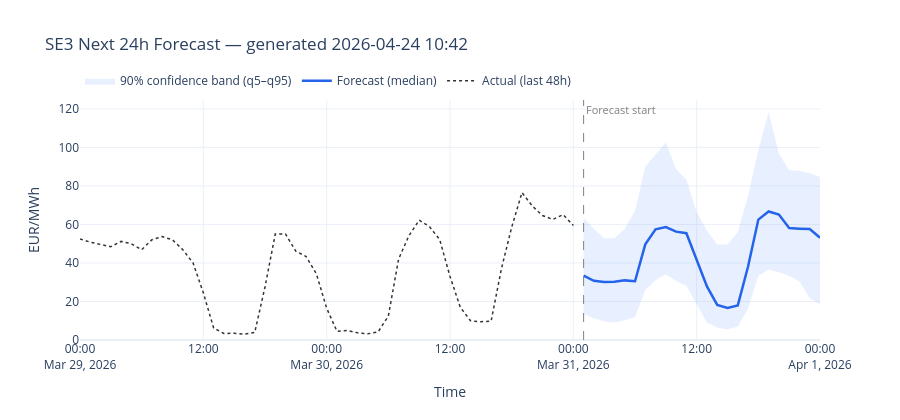

Notebook source saved alongside this figure:
### Markdown cell above
## 13. Make a forecast for the next 24 hours

### Code cell
from data_cache import fetch_weather_forecast

# ── 1. Fetch 48h weather forecast ───────────────────────────────────────────
print("Fetching weather forecast...")
weather_fc = fetch_weather_forecast(WEATHER_LAT, WEATHER_LON)
print(f"  Weather forecast: {weather_fc.index.min()} → {weather_fc.index.max()}")

# ── 2. Future timestamps: next 24h after last known price ───────────────────
last_price_ts = prices.index.max()
future_ts = pd.date_range(
    start   = last_price_ts + pd.Timedelta(hours=1),
    periods = 24,
    freq    = "h",
    tz      = "Europe/Stockholm",
)
print(f"  Forecasting: {future_ts[0]} → {future_ts[-1]}")

# ── 3. Build feature matrix row-by-row ─────────────────────────────────────
price_s = prices["price_eur_mwh"]
wind_s  = weather["windspeed_100m"] if "windspeed_100m" in weather.columns else weather["windspeed_10m"]

def _get(series, ts):
    try:    return float(series.loc[ts])
    except: return float(series.iloc[series.index.get_indexer([ts], method="nearest")[0]])

def _get_gen(col, ts):
    if gen is None or col not in gen.columns: return np.nan
    try:    return float(gen.loc[ts, col])
    except: return float(gen[col].iloc[gen.index.get_indexer([ts], method="nearest")[0]])

rows = []
for ts in future_ts:
    r = {}

    # Calendar
    r["hour"]      = ts.hour
    r["dayofweek"] = ts.dayofweek
    r["month"]     = ts.month
    r["hour_sin"]  = np.sin(2*np.pi*ts.hour/24)
    r["hour_cos"]  = np.cos(2*np.pi*ts.hour/24)
    r["month_sin"] = np.sin(2*np.pi*ts.month/12)
    r["month_cos"] = np.cos(2*np.pi*ts.month/12)
    r["dow_sin"]   = np.sin(2*np.pi*ts.dayofweek/7)
    r["dow_cos"]   = np.cos(2*np.pi*ts.dayofweek/7)
    r["season"]    = {12:1,1:1,2:1,3:2,4:2,5:2,6:3,7:3,8:3,9:4,10:4,11:4}[ts.month]
    r["is_weekend"]= int(ts.dayofweek >= 5)
    r["is_holiday"]= int(ts.normalize() in se_holidays)
    r["is_peak"]   = int(ts.hour in list(range(7,10))+list(range(17,21)))
    r["is_night"]  = int(ts.hour in [23,0,1,2,3,4,5])

    # Fourier harmonics — deterministic from timestamp
    _how = ts.dayofweek * 24 + ts.hour
    _hoy = (ts.timetuple().tm_yday - 1) * 24 + ts.hour
    for k in [1, 2, 3]:
        r[f"daily_sin_k{k}"]  = np.sin(2*np.pi*k*ts.hour / 24)
        r[f"daily_cos_k{k}"]  = np.cos(2*np.pi*k*ts.hour / 24)
        r[f"weekly_sin_k{k}"] = np.sin(2*np.pi*k*_how    / 168)
        r[f"weekly_cos_k{k}"] = np.cos(2*np.pi*k*_how    / 168)
    for k in [1, 2]:
        r[f"annual_sin_k{k}"] = np.sin(2*np.pi*k*_hoy    / 8760)
        r[f"annual_cos_k{k}"] = np.cos(2*np.pi*k*_hoy    / 8760)

    # Price lags — all from known history
    lags = {h: _get(price_s, ts - pd.Timedelta(hours=h)) for h in [24,48,72,96,120,144,168]}
    r["price_lag_24h"]            = lags[24]
    r["price_lag_48h"]            = lags[48]
    r["price_lag_168h"]           = lags[168]
    r["price_same_hour_7d_mean"]  = np.nanmean(list(lags.values()))
    r["price_same_hour_3d_mean"]  = np.nanmean([lags[24],lags[48],lags[72]])
    r["price_lag24_vs_hour_mean"] = lags[24] - r["price_same_hour_7d_mean"]
    r["price_lag24_vs_3d_mean"]   = lags[24] - r["price_same_hour_3d_mean"]
    r["lag24_x_hour_sin"]         = lags[24] * r["hour_sin"]
    r["lag24_x_hour_cos"]         = lags[24] * r["hour_cos"]

    # Rolling price stats
    h168 = price_s[price_s.index < ts].tail(168)
    h720 = price_s[price_s.index < ts].tail(720)
    r["price_roll_168h_mean"] = float(h168.mean())
    r["price_roll_168h_std"]  = float(h168.std())
    r["price_roll_720h_mean"] = float(h720.mean())
    r["regime_x_vol"]         = r["price_roll_720h_mean"] * r["price_roll_168h_std"]

    # Weather from FORECAST API
    wfc = weather_fc.iloc[weather_fc.index.get_indexer([ts], method="nearest")[0]]
    r["temperature"]     = float(wfc["temperature"])
    r["windspeed_10m"]   = float(wfc["windspeed_10m"])
    r["windspeed_100m"]  = float(wfc["windspeed_100m"])
    r["solar_radiation"] = float(wfc["solar_radiation"])
    r["cloudcover"]      = float(wfc["cloudcover"])

    w = r["windspeed_100m"]
    r["heating_degree"]  = max(0, 15 - r["temperature"])
    r["wind_squared"]    = w**2
    r["wind_x_night"]    = w * r["is_night"]
    r["wind_x_peak"]     = w * r["is_peak"]
    r["wind_x_weekend"]  = w * r["is_weekend"]
    r["wind_x_winter"]   = w * int(r["season"]==1)
    r["wind_x_summer"]   = w * int(r["season"]==3)
    r["temp_x_night"]    = r["temperature"] * r["is_night"]
    r["temp_x_peak"]     = r["temperature"] * r["is_peak"]
    r["temp_x_winter"]   = r["temperature"] * int(r["season"]==1)
    r["cloud_x_solar"]   = r["cloudcover"] * r["solar_radiation"]

    # Wind surprise: forecast wind vs historical same-hour 7d mean
    wind_hist = [_get(wind_s, ts - pd.Timedelta(hours=h)) for h in [24,48,72,96,120,144,168]]
    r["wind_7d_mean"]          = np.nanmean(wind_hist)
    r["wind_surprise"]         = w - r["wind_7d_mean"]
    r["wind_surprise_x_night"] = r["wind_surprise"] * r["is_night"]
    r["wind_vs_price_anchor"]  = r["wind_surprise"] * r["price_same_hour_7d_mean"]

    # Generation lags from known history (24h back)
    lag_ts = ts - pd.Timedelta(hours=24)
    wg = _get_gen("wind_gen_mw", lag_ts)
    ld = _get_gen("load_mw",     lag_ts)
    r["wind_gen_lag24"]     = wg
    r["load_lag24"]         = ld
    r["wind_load_ratio"]    = wg/(ld+1)  if not np.isnan(wg) else np.nan
    r["wind_gen_x_night"]   = wg * r["is_night"]   if not np.isnan(wg) else np.nan
    r["wind_gen_x_weekend"] = wg * r["is_weekend"] if not np.isnan(wg) else np.nan
    r["load_residual"]      = max(0,ld-wg) if not (np.isnan(ld) or np.isnan(wg)) else np.nan

    rows.append(r)

fc_df = pd.DataFrame(rows, index=future_ts)
fc_cols = [c for c in FEATURE_COLS if c in fc_df.columns]
missing = [c for c in FEATURE_COLS if c not in fc_df.columns]
if missing: print(f"  Missing from forecast input: {missing}")

forecast = pd.DataFrame({
    "forecast_p05": model_p05.predict(fc_df[fc_cols]),
    "forecast_p50": model_p50.predict(fc_df[fc_cols]),
    "forecast_p95": model_p95.predict(fc_df[fc_cols]),
}, index=future_ts)

print("\nNext 24h SE3 price forecast (EUR/MWh):")
print(forecast.round(1).to_string())

# ── Plot ─────────────────────────────────────────────────────────────────────
import plotly.graph_objects as go

actuals        = df["price_eur_mwh"].tail(48)
forecast_start = future_ts[0].strftime("%Y-%m-%d %H:%M:%S")

fig = go.Figure()
fig.add_trace(go.Scatter(
    x=list(forecast.index)+list(forecast.index[::-1]),
    y=list(forecast["forecast_p95"])+list(forecast["forecast_p05"][::-1]),
    fill="toself", fillcolor="rgba(99,153,255,0.15)",
    line=dict(color="rgba(0,0,0,0)"), name="90% confidence band (q5–q95)",
))
fig.add_trace(go.Scatter(
    x=forecast.index, y=forecast["forecast_p50"],
    name="Forecast (median)", line=dict(color="#2563eb", width=2.5),
))
fig.add_trace(go.Scatter(
    x=actuals.index, y=actuals.values,
    name="Actual (last 48h)", line=dict(color="#333", width=1.5, dash="dot"),
))
fig.add_shape(
    type="line", x0=forecast_start, x1=forecast_start,
    y0=0, y1=1, xref="x", yref="paper",
    line=dict(color="gray", width=1, dash="dash"),
)
fig.add_annotation(
    x=forecast_start, y=1, xref="x", yref="paper",
    text="Forecast start", showarrow=False,
    xanchor="left", font=dict(color="gray", size=11),
)
fig.update_layout(
    title=f"SE3 Next 24h Forecast — generated {pd.Timestamp.now('Europe/Stockholm').strftime('%Y-%m-%d %H:%M')}",
    xaxis_title="Time", yaxis_title="EUR/MWh",
    yaxis=dict(rangemode="tozero"),
    legend=dict(orientation="h", yanchor="bottom", y=1.02),
    hovermode="x unified", template="plotly_white", height=420,
)
fig.show()

### Figure 1 — Plotly figure (JSON) as saved in the notebook; plotly's stock layout.template omitted (floating-point values rounded to 4 significant figures)
{"data": [{"fill": "toself", "fillcolor": "rgba(99,153,255,0.15)", "line": {"color": "rgba(0,0,0,0)"}, "name": "90% confidence band (q5–q95)", "type": "scatter", "x": ["2026-03-31T01:00:00+02:00", "2026-03-31T02:00:00+02:00", "2026-03-31T03:00:00+02:00", "2026-03-31T04:00:00+02:00", "2026-03-31T05:00:00+02:00", "2026-03-31T06:00:00+02:00", "2026-03-31T07:00:00+02:00", "2026-03-31T08:00:00+02:00", "2026-03-31T09:00:00+02:00", "2026-03-31T10:00:00+02:00", "2026-03-31T11:00:00+02:00", "2026-03-31T12:00:00+02:00", "2026-03-31T13:00:00+02:00", "2026-03-31T14:00:00+02:00", "2026-03-31T15:00:00+02:00", "2026-03-31T16:00:00+02:00", "2026-03-31T17:00:00+02:00", "2026-03-31T18:00:00+02:00", "2026-03-31T19:00:00+02:00", "2026-03-31T20:00:00+02:00", "2026-03-31T21:00:00+02:00", "2026-03-31T22:00:00+02:00", "2026-03-31T23:00:00+02:00", "2026-04-01T00:00:00+02:00", "2026-04-01T00:00:00+02:00", "2026-03-31T23:00:00+02:00", "2026-03-31T22:00:00+02:00", "2026-03-31T21:00:00+02:00", "2026-03-31T20:00:00+02:00", "2026-03-31T19:00:00+02:00", "2026-03-31T18:00:00+02:00", "2026-03-31T17:00:00+02:00", "2026-03-31T16:00:00+02:00", "2026-03-31T15:00:00+02:00", "2026-03-31T14:00:00+02:00", "2026-03-31T13:00:00+02:00", "2026-03-31T12:00:00+02:00", "2026-03-31T11:00:00+02:00", "2026-03-31T10:00:00+02:00", "2026-03-31T09:00:00+02:00", "2026-03-31T08:00:00+02:00", "2026-03-31T07:00:00+02:00", "2026-03-31T06:00:00+02:00", "2026-03-31T05:00:00+02:00", "2026-03-31T04:00:00+02:00", "2026-03-31T03:00:00+02:00", "2026-03-31T02:00:00+02:00", "2026-03-31T01:00:00+02:00"], "y": [63.43, 57.75, 52.85, 52.85, 57.81, 66.92, 90.14, 96.49, 102.5, 88.71, 83.35, 66.36, 56.88, 49.61, 49.61, 55.91, 74.96, 98.55, 118.4, 96.66, 88.21, 87.86, 86.55, 84.66, 18.57, 21.67, 30.4, 33.33, 35.23, 36.6, 33.34, 16.2, 7.0, 5.492, 6.521, 8.997, 18.15, 28.08, 30.69, 34.16, 30.96, 25.97, 11.87, 10.23, 9.054, 9.559, 11.24, 13.44]}, {"line": {"color": "#2563eb", "width": 2.5}, "name": "Forecast (median)", "type": "scatter", "x": ["2026-03-31T01:00:00+02:00", "2026-03-31T02:00:00+02:00", "2026-03-31T03:00:00+02:00", "2026-03-31T04:00:00+02:00", "2026-03-31T05:00:00+02:00", "2026-03-31T06:00:00+02:00", "2026-03-31T07:00:00+02:00", "2026-03-31T08:00:00+02:00", "2026-03-31T09:00:00+02:00", "2026-03-31T10:00:00+02:00", "2026-03-31T11:00:00+02:00", "2026-03-31T12:00:00+02:00", "2026-03-31T13:00:00+02:00", "2026-03-31T14:00:00+02:00", "2026-03-31T15:00:00+02:00", "2026-03-31T16:00:00+02:00", "2026-03-31T17:00:00+02:00", "2026-03-31T18:00:00+02:00", "2026-03-31T19:00:00+02:00", "2026-03-31T20:00:00+02:00", "2026-03-31T21:00:00+02:00", "2026-03-31T22:00:00+02:00", "2026-03-31T23:00:00+02:00", "2026-04-01T00:00:00+02:00"], "y": [33.38, 30.76, 30.18, 30.21, 30.96, 30.49, 49.66, 57.45, 58.64, 56.26, 55.46, 41.92, 27.86, 18.2, 16.63, 17.99, 38.15, 62.52, 66.73, 65.16, 58.12, 57.82, 57.62, 53.12]}, {"line": {"color": "#333", "dash": "dot", "width": 1.5}, "name": "Actual (last 48h)", "type": "scatter", "x": ["2026-03-29T00:00:00+01:00", "2026-03-29T01:00:00+01:00", "2026-03-29T03:00:00+02:00", "2026-03-29T04:00:00+02:00", "2026-03-29T05:00:00+02:00", "2026-03-29T06:00:00+02:00", "2026-03-29T07:00:00+02:00", "2026-03-29T08:00:00+02:00", "2026-03-29T09:00:00+02:00", "2026-03-29T10:00:00+02:00", "2026-03-29T11:00:00+02:00", "2026-03-29T12:00:00+02:00", "2026-03-29T13:00:00+02:00", "2026-03-29T14:00:00+02:00", "2026-03-29T15:00:00+02:00", "2026-03-29T16:00:00+02:00", "2026-03-29T17:00:00+02:00", "2026-03-29T18:00:00+02:00", "2026-03-29T19:00:00+02:00", "2026-03-29T20:00:00+02:00", "2026-03-29T21:00:00+02:00", "2026-03-29T22:00:00+02:00", "2026-03-29T23:00:00+02:00", "2026-03-30T00:00:00+02:00", "2026-03-30T01:00:00+02:00", "2026-03-30T02:00:00+02:00", "2026-03-30T03:00:00+02:00", "2026-03-30T04:00:00+02:00", "2026-03-30T05:00:00+02:00", "2026-03-30T06:00:00+02:00", "2026-03-30T07:00:00+02:00", "2026-03-30T08:00:00+02:00", "2026-03-30T09:00:00+02:00", "2026-03-30T10:00:00+02:00", "2026-03-30T11:00:00+02:00", "2026-03-30T12:00:00+02:00", "2026-03-30T13:00:00+02:00", "2026-03-30T14:00:00+02:00", "2026-03-30T15:00:00+02:00", "2026-03-30T16:00:00+02:00", "2026-03-30T17:00:00+02:00", "2026-03-30T18:00:00+02:00", "2026-03-30T19:00:00+02:00", "2026-03-30T20:00:00+02:00", "2026-03-30T21:00:00+02:00", "2026-03-30T22:00:00+02:00", "2026-03-30T23:00:00+02:00", "2026-03-31T00:00:00+02:00"], "y": [52.46, 50.8, 48.46, 51.2, 49.99, 46.91, 52.06, 53.71, 51.99, 46.92, 40.03, 24.5, 6.25, 3.38, 3.54, 3.05, 3.88, 27.53, 54.99, 55.0, 46.08, 43.36, 34.33, 16.53, 4.51, 4.99, 3.72, 3.2, 4.18, 12.37, 42.05, 54.13, 62.26, 58.86, 52.12, 33.01, 17.02, 9.96, 9.5, 9.74, 36.93, 58.52, 76.55, 69.63, 64.63, 62.59, 65.11, 59.48]}], "layout": {"annotations": [{"font": {"color": "gray", "size": 11}, "showarrow": false, "text": "Forecast start", "x": "2026-03-31 01:00:00", "xanchor": "left", "xref": "x", "y": 1, "yref": "paper"}], "height": 420, "hovermode": "x unified", "legend": {"orientation": "h", "y": 1.02, "yanchor": "bottom"}, "shapes": [{"line": {"color": "gray", "dash": "dash", "width": 1}, "type": "line", "x0": "2026-03-31 01:00:00", "x1": "2026-03-31 01:00:00", "xref": "x", "y0": 0, "y1": 1, "yref": "paper"}], "title": {"text": "SE3 Next 24h Forecast — generated 2026-04-24 10:42"}, "xaxis": {"title": {"text": "Time"}}, "yaxis": {"rangemode": "tozero", "title": {"text": "EUR/MWh"}}}}
